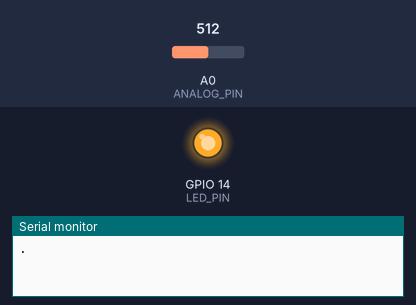
A sketch run on a simulated ESP8266 (NodeMCU). On the bench: output pins drawn as LEDs (lit = HIGH), the last lines printed to the serial monitor. Inputs (shaded band) come from the test bench; at power-on: A0 (ANALOG_PIN) = 512. WiFi joins after 1.5 s; servers stay silent unless stated.

Above: at 0.6 s.
At 2.1 s:
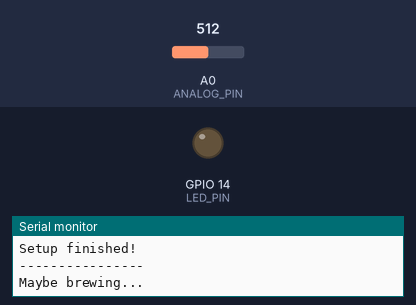
Timing chart, 0 to 3.6 s (numbered marks = the images above):
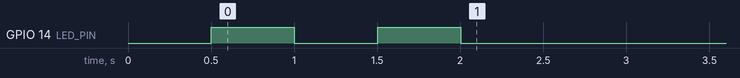

The sketch:

CoffeeMonitorWifi.ino
```cpp
#include <ESP8266WiFi.h>
#include <WiFiClient.h>
#include <ESP8266HTTPClient.h>

const int ANALOG_PIN       = A0;
const int LED_PIN          = 14;
const int BAUD_RATE        = 115200;
const char* WIFI_SSID      = "";
const char* WIFI_PASSWORD  = "";
const char* WEBSERVICE_URL = "http://SOMEIP/";

unsigned int shakeThreshold           = 10;
unsigned int shakeStartTimeHysteresis = 4000;
unsigned int shakeStopTimeHysteresis  = 6000;
unsigned long shakeStateChangeTime    = 0;
unsigned long shakeStartTime          = 0;

int lastPinVal = 0;

bool notifyFlag = false;

enum {
  NO_SHAKING_LONG, // Haven't been shaking for a long time
  NO_SHAKING,      // Hasn't been any shaking
  PRE_SHAKING,     // Started shaking, pre-hysteresis
  SHAKING,         // Currently shaking
  POST_SHAKING     // Stopped shaking, pre-hysteresis
} shakingState = NO_SHAKING;

enum sensorShakeReturn {
  SENSOR_SHAKING,
  SENSOR_NOT_SHAKING
};

void setup() {
  pinMode(LED_PIN, OUTPUT);
  Serial.begin(BAUD_RATE);
  connectToWifi();
  ledOff();
  Serial.println("Setup finished!");
  Serial.println("----------------");
}

void loop() {
  shakeLoop();
}

void ledOn() {
  digitalWrite(LED_PIN, HIGH);
}

void ledOff() {
  digitalWrite(LED_PIN, LOW);
}

void shakeLoop(void) {
  sensorShakeReturn sensorState = checkShake();

  if (sensorState == SENSOR_SHAKING) {
    switch (shakingState) {
      case NO_SHAKING_LONG:
      case NO_SHAKING: // If we haven't been shaking
        shakingState = PRE_SHAKING; // Set mode to pre-shaking
        shakeStateChangeTime = millis(); // Log state change time

        Serial.println("Maybe brewing...");
        break;
      case PRE_SHAKING: // If we're pre-hysteresis shaking
        if (millis() - shakeStateChangeTime >= shakeStartTimeHysteresis) {
          // If we've passed hysteresis time
          shakingState = SHAKING; // Set mode to shaking
          ledOn();
          Serial.println("Brewing started");
          notifyFlag = true; // Flag that we need to notify when shaking stops
        }
        break;
      case SHAKING: // If we're already shaking
        break; // Do nothing
      case POST_SHAKING: // If we didn't stop shaking before hysteresis
        shakingState = SHAKING; // Go back to shaking
        break;
    }
  }
  else if (sensorState == SENSOR_NOT_SHAKING) {
    switch (shakingState) {
      case NO_SHAKING_LONG: // If we haven't been shaking for a long time
        break; // Do nothing
      case NO_SHAKING: // If we haven't been shaking
        if (millis() - shakeStateChangeTime >= (shakeStopTimeHysteresis)) {
          // Check if it's been a long time
          ledOff();

          shakingState = NO_SHAKING_LONG;

          if (notifyFlag == true) {
            notifyFlag = false;

            notifyWebservice();

            Serial.println("Brewing finished");
            Serial.println("----------------");
          }
        }
        break;
      case PRE_SHAKING: // If we're pre-hysteresis shaking
        if (millis() - shakeStateChangeTime >= 4000) {
          shakingState = NO_SHAKING; // Go back to no shaking
          Serial.println("Guess not");
        }
        break;
      case SHAKING: // If we're already shaking
        shakingState = POST_SHAKING; // Go to hysteresis cooldown
        shakeStateChangeTime = millis();
        break; // Do nothing
      case POST_SHAKING: // If we're in the shake cooldown state
        if (millis() - shakeStateChangeTime >= shakeStartTimeHysteresis) {
          shakingState = NO_SHAKING;
          Serial.println("Brewing stopping...");
        }
        break;
      }
  }

  delay(50);
}

sensorShakeReturn checkShake(void) {
  static unsigned long lastShakeCheck = 0;

  int curPinVal = analogRead(ANALOG_PIN);
  int pinDelta = abs(lastPinVal - curPinVal);

  lastPinVal = curPinVal;

  if (pinDelta >= shakeThreshold)
    return SENSOR_SHAKING;
  else
    return SENSOR_NOT_SHAKING;
}

void connectToWifi() {
  WiFi.begin(WIFI_SSID, WIFI_PASSWORD);
  Serial.println("");

  // Wait for connection
  while (WiFi.status() != WL_CONNECTED) {
    ledOff();
    delay(500);
    Serial.print(".");
    ledOn();
    delay(500);
  }

  Serial.println("");
  Serial.print("Connected to ");
  Serial.println(WIFI_SSID);
  Serial.print("IP address: ");
  Serial.println(WiFi.localIP());
}

void notifyWebservice() {
  HTTPClient http;

  if (WiFi.status() != WL_CONNECTED) {
    connectToWifi();
  }

  Serial.print("[HTTP] Request begin...\n");

  http.begin(WEBSERVICE_URL);

  // Probably should really use POST since we are updating something
  // GET is easier to work with and it's an internal api #shruglife ¯\_(ツ)_/¯
  int httpCode = http.GET();

  // httpCode will be negative on error
  if(httpCode > 0) {
    // HTTP header has been send and Server response header has been handled
    Serial.printf("[HTTP] GET... code: %d\n", httpCode);

    // file found at server
    if(httpCode == HTTP_CODE_OK) {
      String payload = http.getString();
      Serial.println(payload);
    }
  } else {
    Serial.printf("[HTTP] GET... failed, error: %s\n", http.errorToString(httpCode).c_str());
  }

  http.end();
}
```
